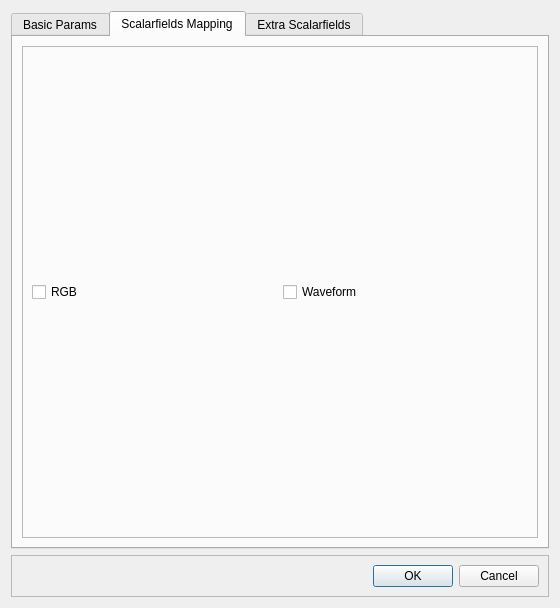
<?xml version="1.0" encoding="UTF-8"?>
<ui version="4.0">
 <class>LASSaveDialog</class>
 <widget class="QDialog" name="LASSaveDialog">
  <property name="geometry">
   <rect>
    <x>0</x>
    <y>0</y>
    <width>560</width>
    <height>608</height>
   </rect>
  </property>
  <property name="windowTitle">
   <string>LAS Save Options</string>
  </property>
  <layout class="QVBoxLayout" name="verticalLayout_4">
   <item>
    <widget class="QTabWidget" name="tabWidget">
     <property name="currentIndex">
      <number>1</number>
     </property>
     <widget class="QWidget" name="basicParamTab">
      <attribute name="title">
       <string>Basic Params</string>
      </attribute>
      <layout class="QVBoxLayout" name="verticalLayout_3">
       <item>
        <widget class="QFrame" name="optionFrame">
         <property name="frameShape">
          <enum>QFrame::StyledPanel</enum>
         </property>
         <property name="frameShadow">
          <enum>QFrame::Raised</enum>
         </property>
         <layout class="QVBoxLayout" name="verticalLayout">
          <item>
           <layout class="QHBoxLayout" name="horizontalLayout_4">
            <item>
             <widget class="QLabel" name="label">
              <property name="text">
               <string>Version</string>
              </property>
             </widget>
            </item>
            <item>
             <widget class="QComboBox" name="versionComboBox"/>
            </item>
           </layout>
          </item>
          <item>
           <layout class="QHBoxLayout" name="horizontalLayout_3">
            <item>
             <widget class="QLabel" name="label_2">
              <property name="text">
               <string>Point Fornat</string>
              </property>
             </widget>
            </item>
            <item>
             <widget class="QComboBox" name="pointFormatComboBox"/>
            </item>
           </layout>
          </item>
         </layout>
        </widget>
       </item>
       <item>
        <widget class="QFrame" name="frame">
         <property name="frameShape">
          <enum>QFrame::StyledPanel</enum>
         </property>
         <property name="frameShadow">
          <enum>QFrame::Raised</enum>
         </property>
         <layout class="QVBoxLayout" name="verticalLayout_5">
          <item>
           <widget class="QLabel" name="label_4">
            <property name="text">
             <string>Choose the output LAS/LAZ scale/resolution:
                                                    </string>
            </property>
           </widget>
          </item>
          <item>
           <layout class="QHBoxLayout" name="horizontalLayout_12">
            <item>
             <widget class="QRadioButton" name="bestRadioButton_2">
              <property name="text">
               <string>Optimal resolution</string>
              </property>
             </widget>
            </item>
            <item>
             <widget class="QLabel" name="bestAccuracyLabel_2">
              <property name="text">
               <string notr="true">(0,0,0)</string>
              </property>
             </widget>
            </item>
            <item>
             <spacer name="horizontalSpacer_10">
              <property name="orientation">
               <enum>Qt::Horizontal</enum>
              </property>
              <property name="sizeHint" stdset="0">
               <size>
                <width>40</width>
                <height>20</height>
               </size>
              </property>
             </spacer>
            </item>
           </layout>
          </item>
          <item>
           <widget class="QLabel" name="labelOptimal">
            <property name="font">
             <font>
              <italic>true</italic>
             </font>
            </property>
            <property name="toolTip">
             <string>Ensures optimal accuracy (up to 10^-7
                                                        absolute)
                                                    </string>
            </property>
            <property name="text">
             <string>may decrease LAZ compression efficiency</string>
            </property>
           </widget>
          </item>
          <item>
           <layout class="QHBoxLayout" name="horizontalLayout_10">
            <item>
             <widget class="QRadioButton" name="origRadioButton_2">
              <property name="text">
               <string>Original resolution</string>
              </property>
              <property name="checkable">
               <bool>true</bool>
              </property>
              <property name="checked">
               <bool>true</bool>
              </property>
             </widget>
            </item>
            <item>
             <widget class="QLabel" name="origAccuracyLabel_2">
              <property name="text">
               <string>(0,0,0)</string>
              </property>
             </widget>
            </item>
            <item>
             <spacer name="horizontalSpacer_8">
              <property name="orientation">
               <enum>Qt::Horizontal</enum>
              </property>
              <property name="sizeHint" stdset="0">
               <size>
                <width>40</width>
                <height>20</height>
               </size>
              </property>
             </spacer>
            </item>
           </layout>
          </item>
          <item>
           <widget class="QLabel" name="labelOriginal">
            <property name="font">
             <font>
              <italic>true</italic>
             </font>
            </property>
            <property name="text">
             <string>might not preserve data accuracy
                                                        (especially if you have transformed the original
                                                        data)
                                                    </string>
            </property>
           </widget>
          </item>
          <item>
           <layout class="QHBoxLayout" name="horizontalLayout_11">
            <item>
             <widget class="QRadioButton" name="customRadioButton_2">
              <property name="text">
               <string>Custom resolution</string>
              </property>
             </widget>
            </item>
            <item>
             <widget class="QDoubleSpinBox" name="customScaleDoubleSpinBox_2">
              <property name="enabled">
               <bool>false</bool>
              </property>
              <property name="decimals">
               <number>8</number>
              </property>
              <property name="minimum">
               <double>0.000000000000000</double>
              </property>
              <property name="maximum">
               <double>1.000000000000000</double>
              </property>
              <property name="singleStep">
               <double>0.001000000000000</double>
              </property>
              <property name="value">
               <double>0.001000000000000</double>
              </property>
             </widget>
            </item>
            <item>
             <spacer name="horizontalSpacer_9">
              <property name="orientation">
               <enum>Qt::Horizontal</enum>
              </property>
              <property name="sizeHint" stdset="0">
               <size>
                <width>40</width>
                <height>20</height>
               </size>
              </property>
             </spacer>
            </item>
           </layout>
          </item>
          <item>
           <layout class="QHBoxLayout" name="horizontalLayout_13"/>
          </item>
          <item>
           <widget class="QLabel" name="labelCustom">
            <property name="font">
             <font>
              <italic>true</italic>
             </font>
            </property>
            <property name="text">
             <string>bigger scale = best LAZ compression = lower
                                                        resolution(*)
                                                    </string>
            </property>
           </widget>
          </item>
          <item>
           <widget class="QLabel" name="label_5">
            <property name="font">
             <font>
              <italic>true</italic>
             </font>
            </property>
            <property name="styleSheet">
             <string notr="true">color: red;</string>
            </property>
            <property name="text">
             <string>(*) potential accuracy loss if chosen too low
                                                    </string>
            </property>
           </widget>
          </item>
          <item>
           <spacer name="verticalSpacer">
            <property name="orientation">
             <enum>Qt::Vertical</enum>
            </property>
            <property name="sizeHint" stdset="0">
             <size>
              <width>20</width>
              <height>40</height>
             </size>
            </property>
           </spacer>
          </item>
         </layout>
        </widget>
       </item>
      </layout>
     </widget>
     <widget class="QWidget" name="scalarFieldsMappingTab">
      <attribute name="title">
       <string>Scalarfields Mapping</string>
      </attribute>
      <attribute name="whatsThis">
       <string>Select for each LAS dimension, the PointColoud Scalarfield to use</string>
      </attribute>
      <layout class="QVBoxLayout" name="verticalLayout_6">
       <item>
        <layout class="QFormLayout" name="scalarFieldFormLayout"/>
       </item>
       <item>
        <layout class="QVBoxLayout" name="scalarFieldLayout"/>
       </item>
       <item>
        <widget class="QFrame" name="specialScalarFieldFrame">
         <property name="frameShape">
          <enum>QFrame::StyledPanel</enum>
         </property>
         <property name="frameShadow">
          <enum>QFrame::Raised</enum>
         </property>
         <layout class="QHBoxLayout" name="horizontalLayout_5">
          <item>
           <widget class="QCheckBox" name="rgbCheckBox">
            <property name="text">
             <string>RGB</string>
            </property>
           </widget>
          </item>
          <item>
           <widget class="QCheckBox" name="waveformCheckBox">
            <property name="text">
             <string>Waveform</string>
            </property>
           </widget>
          </item>
         </layout>
        </widget>
       </item>
      </layout>
     </widget>
     <widget class="QWidget" name="extraScalarFieldsTab">
      <attribute name="title">
       <string>Extra Scalarfields</string>
      </attribute>
      <layout class="QVBoxLayout" name="verticalLayout_2">
       <item>
        <layout class="QVBoxLayout" name="vertLayout"/>
       </item>
       <item>
        <spacer name="verticalSpacer_2">
         <property name="orientation">
          <enum>Qt::Vertical</enum>
         </property>
         <property name="sizeHint" stdset="0">
          <size>
           <width>20</width>
           <height>40</height>
          </size>
         </property>
        </spacer>
       </item>
      </layout>
     </widget>
    </widget>
   </item>
   <item>
    <widget class="QFrame" name="buttonFrame">
     <property name="frameShape">
      <enum>QFrame::StyledPanel</enum>
     </property>
     <property name="frameShadow">
      <enum>QFrame::Raised</enum>
     </property>
     <layout class="QHBoxLayout" name="horizontalLayout_2">
      <item>
       <layout class="QHBoxLayout" name="horizontalLayout">
        <item>
         <spacer name="horizontalSpacer">
          <property name="orientation">
           <enum>Qt::Horizontal</enum>
          </property>
          <property name="sizeHint" stdset="0">
           <size>
            <width>40</width>
            <height>20</height>
           </size>
          </property>
         </spacer>
        </item>
        <item>
         <widget class="QDialogButtonBox" name="buttonBox">
          <property name="orientation">
           <enum>Qt::Horizontal</enum>
          </property>
          <property name="standardButtons">
           <set>QDialogButtonBox::Cancel|QDialogButtonBox::Ok</set>
          </property>
         </widget>
        </item>
       </layout>
      </item>
     </layout>
    </widget>
   </item>
  </layout>
 </widget>
 <resources/>
 <connections>
  <connection>
   <sender>buttonBox</sender>
   <signal>accepted()</signal>
   <receiver>LASSaveDialog</receiver>
   <slot>accept()</slot>
   <hints>
    <hint type="sourcelabel">
     <x>248</x>
     <y>254</y>
    </hint>
    <hint type="destinationlabel">
     <x>157</x>
     <y>274</y>
    </hint>
   </hints>
  </connection>
  <connection>
   <sender>buttonBox</sender>
   <signal>rejected()</signal>
   <receiver>LASSaveDialog</receiver>
   <slot>reject()</slot>
   <hints>
    <hint type="sourcelabel">
     <x>316</x>
     <y>260</y>
    </hint>
    <hint type="destinationlabel">
     <x>286</x>
     <y>274</y>
    </hint>
   </hints>
  </connection>
 </connections>
</ui>
